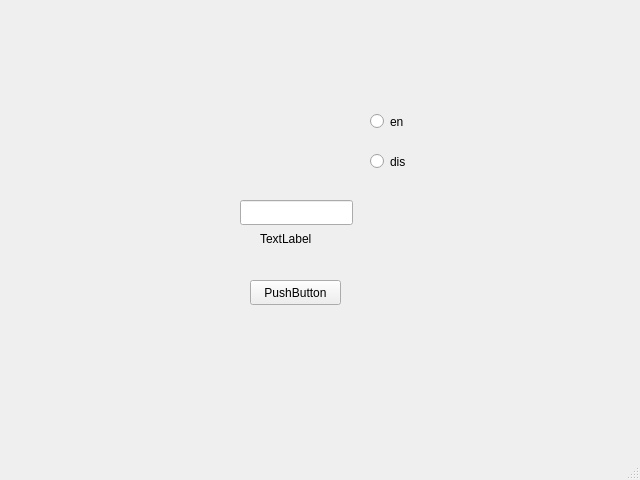
<?xml version="1.0" encoding="UTF-8"?>
<ui version="4.0">
 <class>MainWindow</class>
 <widget class="QMainWindow" name="MainWindow">
  <property name="geometry">
   <rect>
    <x>0</x>
    <y>0</y>
    <width>640</width>
    <height>480</height>
   </rect>
  </property>
  <property name="windowTitle">
   <string>MainWindow</string>
  </property>
  <widget class="QWidget" name="centralwidget">
   <widget class="QPushButton" name="btnPos">
    <property name="geometry">
     <rect>
      <x>250</x>
      <y>280</y>
      <width>91</width>
      <height>25</height>
     </rect>
    </property>
    <property name="text">
     <string>PushButton</string>
    </property>
   </widget>
   <widget class="QLabel" name="lblName">
    <property name="geometry">
     <rect>
      <x>260</x>
      <y>230</y>
      <width>70</width>
      <height>17</height>
     </rect>
    </property>
    <property name="text">
     <string>TextLabel</string>
    </property>
   </widget>
   <widget class="QLineEdit" name="txtName">
    <property name="enabled">
     <bool>true</bool>
    </property>
    <property name="geometry">
     <rect>
      <x>240</x>
      <y>200</y>
      <width>113</width>
      <height>25</height>
     </rect>
    </property>
   </widget>
   <widget class="QRadioButton" name="rdEna">
    <property name="geometry">
     <rect>
      <x>370</x>
      <y>110</y>
      <width>114</width>
      <height>23</height>
     </rect>
    </property>
    <property name="text">
     <string>en</string>
    </property>
   </widget>
   <widget class="QRadioButton" name="rdDis">
    <property name="geometry">
     <rect>
      <x>370</x>
      <y>150</y>
      <width>114</width>
      <height>23</height>
     </rect>
    </property>
    <property name="text">
     <string>dis</string>
    </property>
   </widget>
  </widget>
  <widget class="QMenuBar" name="menubar">
   <property name="geometry">
    <rect>
     <x>0</x>
     <y>0</y>
     <width>640</width>
     <height>22</height>
    </rect>
   </property>
  </widget>
  <widget class="QStatusBar" name="statusbar"/>
 </widget>
 <resources/>
 <connections/>
</ui>
